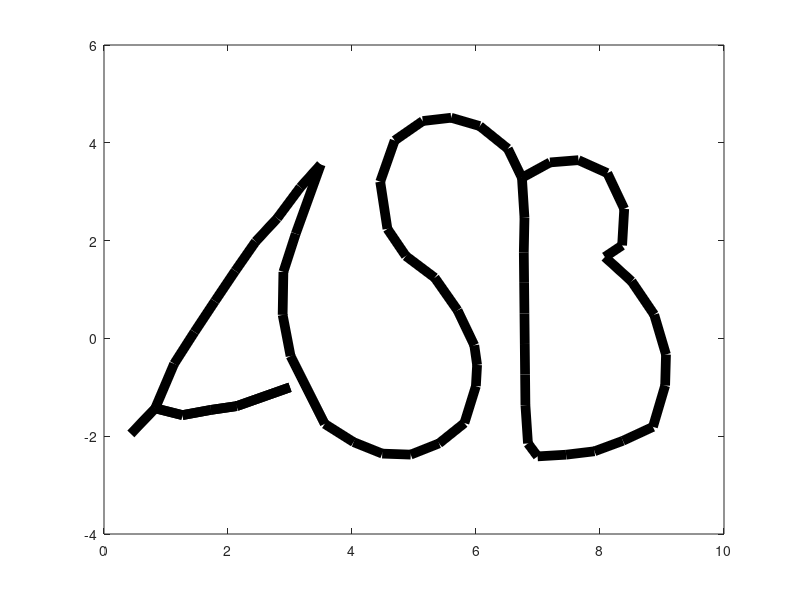

Here is the MATLAB script that generated this plot:
%% script_4
%
%   This script produces the ASB logo
%

%read in data
data = csvread('data/ASB.csv');
%plot data
plot(data(:,1), data(:,2), 'k-', 'LineWidth',7);

%% SOLUTION: Breakout 1

%read in data
% data = csvread('data/ASB.csv');
%plot data
% plot(data(:,1), data(:,2), 'r-', 'LineWidth',7); % change to red per reviewer comments
